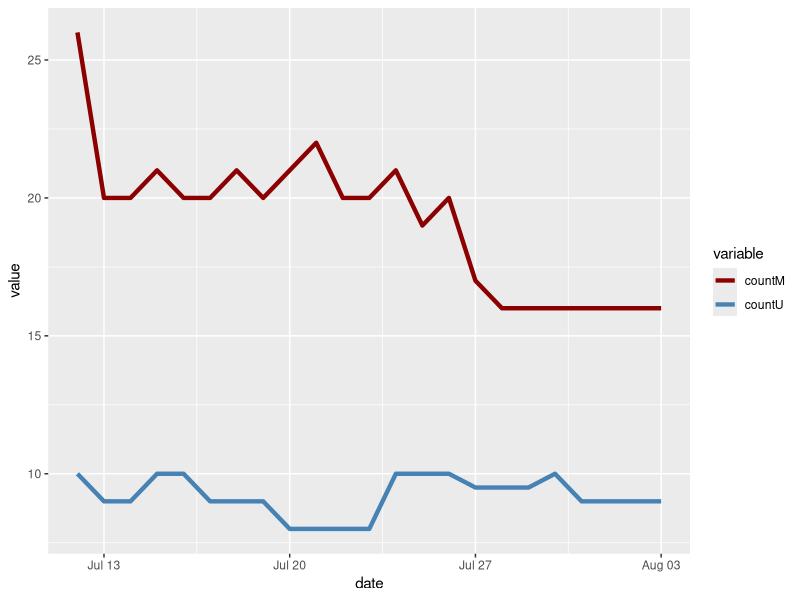

This chart was generated by the following R code:
## ---- chunk 1
library(tidyverse) 
## ---- chunk 2
df <- tribble(
  ~date, ~countM,~countU,
  "7/12/2020", 26, 10,
  "7/13/2020",20 , 9,
  "7/14/2020",20 , 9,
  "7/15/2020",21 , 10,
  "7/16/2020", 20, 10,
  "7/17/2020", 20, 9,
  "7/18/2020", 21, 9,
  "7/19/2020", 20, 9,
  "7/20/2020", 21, 8,
  "7/21/2020", 22, 8,
  "7/22/2020", 20, 8,
  "7/23/2020", 20, 8,
  "7/24/2020", 21, 10,
  "7/25/2020", 19, 10,
  "7/26/2020", 20, 10,
  "7/27/2020", 17, 9.5,
  "7/28/2020", 16, 9.5,
  "7/29/2020", 16, 9.5,
  "7/30/2020", 16, 10,
  "7/31/2020", 16, 9,
  "8/1/2020", 16, 9,
  "8/2/2020", 16, 9,
  "8/3/2020", 16, 9
)
df$date <- as.Date(df$date, format = "%m/%d/%y")
## ---- chunk 3
library("reshape2")  
df_long <- df |> melt(id = "date")
df_long |> ggplot(mapping = aes(x = date, y = value)) + 
      geom_line(aes(color = variable), size = 1.5)+
      scale_color_manual(values = c("darkred", "steelblue"))
